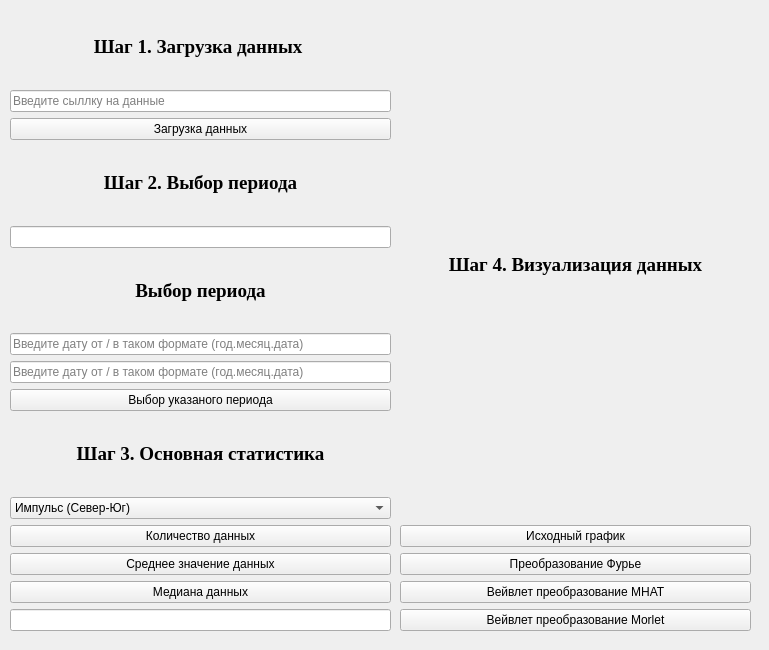
<?xml version="1.0" encoding="UTF-8"?>
<ui version="4.0">
 <class>MainWindow</class>
 <widget class="QMainWindow" name="MainWindow">
  <property name="geometry">
   <rect>
    <x>0</x>
    <y>0</y>
    <width>769</width>
    <height>650</height>
   </rect>
  </property>
  <property name="windowTitle">
   <string>Научная работа</string>
  </property>
  <widget class="QWidget" name="centralwidget">
   <widget class="QWidget" name="verticalLayoutWidget">
    <property name="geometry">
     <rect>
      <x>10</x>
      <y>10</y>
      <width>381</width>
      <height>621</height>
     </rect>
    </property>
    <layout class="QVBoxLayout" name="verticalLayout">
     <item>
      <widget class="QLabel" name="label">
       <property name="font">
        <font>
         <family>Times New Roman</family>
         <pointsize>14</pointsize>
         <weight>75</weight>
         <bold>true</bold>
        </font>
       </property>
       <property name="text">
        <string>Шаг 1. Загрузка данных </string>
       </property>
       <property name="alignment">
        <set>Qt::AlignCenter</set>
       </property>
      </widget>
     </item>
     <item>
      <widget class="QLineEdit" name="lineediturl">
       <property name="placeholderText">
        <string>Введите сыллку на данные</string>
       </property>
      </widget>
     </item>
     <item>
      <widget class="QPushButton" name="downloadpush">
       <property name="text">
        <string>Загрузка данных</string>
       </property>
      </widget>
     </item>
     <item>
      <widget class="QLabel" name="label_2">
       <property name="font">
        <font>
         <family>Times New Roman</family>
         <pointsize>14</pointsize>
         <weight>75</weight>
         <bold>true</bold>
        </font>
       </property>
       <property name="text">
        <string>Шаг 2. Выбор периода</string>
       </property>
       <property name="alignment">
        <set>Qt::AlignCenter</set>
       </property>
      </widget>
     </item>
     <item>
      <widget class="QLineEdit" name="pokazatdatu"/>
     </item>
     <item>
      <widget class="QLabel" name="label_3">
       <property name="font">
        <font>
         <family>Times New Roman</family>
         <pointsize>14</pointsize>
         <weight>75</weight>
         <bold>true</bold>
        </font>
       </property>
       <property name="text">
        <string>Выбор периода</string>
       </property>
       <property name="alignment">
        <set>Qt::AlignCenter</set>
       </property>
      </widget>
     </item>
     <item>
      <widget class="QLineEdit" name="dataot">
       <property name="placeholderText">
        <string>Введите дату от / в таком формате (год.месяц.дата)</string>
       </property>
      </widget>
     </item>
     <item>
      <widget class="QLineEdit" name="datado">
       <property name="placeholderText">
        <string>Введите дату от / в таком формате (год.месяц.дата)</string>
       </property>
      </widget>
     </item>
     <item>
      <widget class="QPushButton" name="periodpush">
       <property name="text">
        <string>Выбор указаного периода</string>
       </property>
      </widget>
     </item>
     <item>
      <widget class="QLabel" name="label_4">
       <property name="font">
        <font>
         <family>Times New Roman</family>
         <pointsize>14</pointsize>
         <weight>75</weight>
         <bold>true</bold>
        </font>
       </property>
       <property name="text">
        <string>Шаг 3. Основная статистика</string>
       </property>
       <property name="alignment">
        <set>Qt::AlignCenter</set>
       </property>
      </widget>
     </item>
     <item>
      <widget class="QComboBox" name="comboBox">
       <item>
        <property name="text">
         <string>Импульс (Север-Юг)</string>
        </property>
       </item>
       <item>
        <property name="text">
         <string>Амплитуда (Север-Юг)</string>
        </property>
       </item>
       <item>
        <property name="text">
         <string>Импульс (Запад-Восток)</string>
        </property>
       </item>
       <item>
        <property name="text">
         <string>Амплитуда (Запад-Восток)</string>
        </property>
       </item>
      </widget>
     </item>
     <item>
      <widget class="QPushButton" name="countpush">
       <property name="text">
        <string>Количество данных</string>
       </property>
      </widget>
     </item>
     <item>
      <widget class="QPushButton" name="meanpush">
       <property name="text">
        <string>Среднее значение данных</string>
       </property>
      </widget>
     </item>
     <item>
      <widget class="QPushButton" name="medianpush">
       <property name="text">
        <string>Медиана данных</string>
       </property>
      </widget>
     </item>
     <item>
      <widget class="QLineEdit" name="lineEditstat"/>
     </item>
    </layout>
   </widget>
   <widget class="QWidget" name="verticalLayoutWidget_2">
    <property name="geometry">
     <rect>
      <x>400</x>
      <y>10</y>
      <width>351</width>
      <height>621</height>
     </rect>
    </property>
    <layout class="QVBoxLayout" name="verticalLayout_2">
     <item>
      <widget class="QLabel" name="label_5">
       <property name="font">
        <font>
         <family>Times New Roman</family>
         <pointsize>14</pointsize>
         <weight>75</weight>
         <bold>true</bold>
        </font>
       </property>
       <property name="text">
        <string>Шаг 4. Визуализация данных</string>
       </property>
       <property name="alignment">
        <set>Qt::AlignCenter</set>
       </property>
      </widget>
     </item>
     <item>
      <widget class="QPushButton" name="maingraphpush">
       <property name="text">
        <string>Исходный график</string>
       </property>
      </widget>
     </item>
     <item>
      <widget class="QPushButton" name="furiepush">
       <property name="text">
        <string>Преобразование Фурье</string>
       </property>
      </widget>
     </item>
     <item>
      <widget class="QPushButton" name="mhatpush">
       <property name="text">
        <string>Вейвлет преобразование MHAT</string>
       </property>
      </widget>
     </item>
     <item>
      <widget class="QPushButton" name="morletpush">
       <property name="text">
        <string>Вейвлет преобразование Morlet</string>
       </property>
      </widget>
     </item>
    </layout>
   </widget>
  </widget>
 </widget>
 <resources/>
 <connections/>
</ui>
